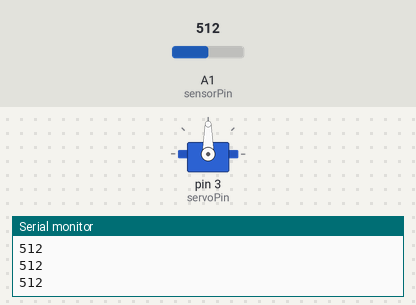
Bench run of a sketch on a simulated Arduino Uno, built with avr-gcc and run on an emulated ATmega328P. Parts: servo, the last lines printed to the serial monitor. The test bench sets the inputs (shaded band); at power-on: A1 (sensorPin) = 512.

Above: at 1.2 s.
1.3 s: A1 (sensorPin) set to 735
At 4.0 s:
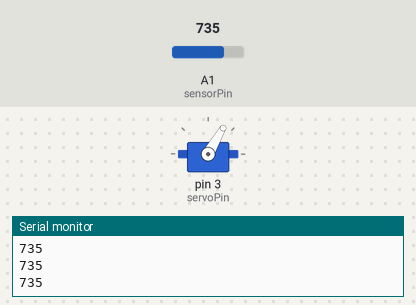
4.3 s: A1 (sensorPin) set to 757
7.3 s: A1 (sensorPin) set to 740
10.3 s: A1 (sensorPin) set to 760
At 14.0 s:
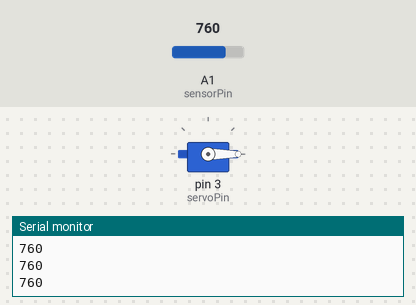
Timing chart, 0 to 14.3 s (numbered marks = the images above; inputs shaded):
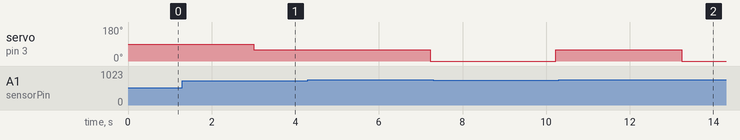

Measured:
- after the input at 4.3 s, servo on pin 3 (servoPin): 60° → 0° after 2.9 s
- after the input at 7.3 s, servo on pin 3 (servoPin): 0° → 60° after 2.9 s
- after the input at 10.3 s, servo on pin 3 (servoPin): 60° → 0° after 2.9 s

The sketch:

MO.ino
```cpp
#include <Servo.h> // importing servo library
Servo myservo;

int sensorPin = A1; // select the input pin for LDR
int sensorValue = 0;// variable to store the value from the sensor
int servoPin = 3;
long timeLimit = 3000;
long time1 = 3000;
long time2 = 0;

void setup() {
  myservo.attach(servoPin);
  Serial.begin(9600);
}


void loop() {
  sensorValue = analogRead(sensorPin); // read the value from the sensor
  Serial.println(sensorValue);
  if(sensorValue < 750){
    time1 = millis();

    if(abs(time1 - time2) > timeLimit){
       myservo.write(60);
    }

  }else if (sensorValue >= 750){
    time2 = millis();

    if(abs(time1 - time2) > timeLimit){
       myservo.write(0);
    }

  }

  delay(100);

}
```
